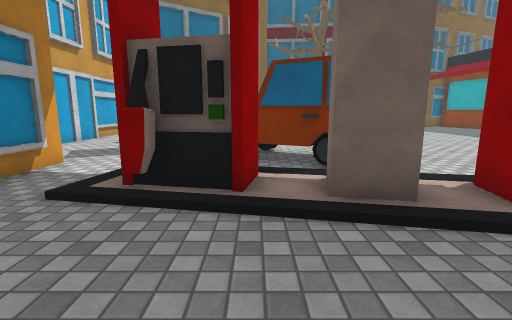
view 1 (above)

23 first-person views from a walk through a scene from a Unity 3-D project. The camera is 1.3 m above the floor, tilts 10° down and sees 85° across. The floor is counted in squares, 1 m on a side. Each view is taken from the middle of a square. On the plan, view 1 faces up. The plan holds only what a view shows up to about 13 squares ahead; the rest is blank. The place goes on beyond the plan. Some animated figures are left out. Surface patterns are stand-ins for the level's own textures.

view 2
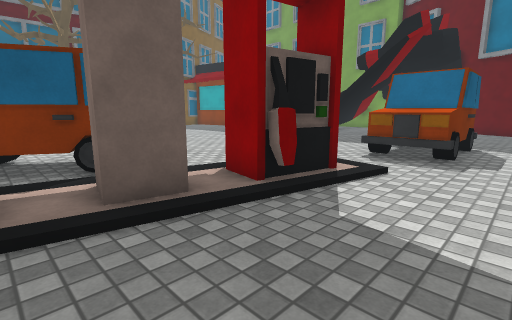

view 3
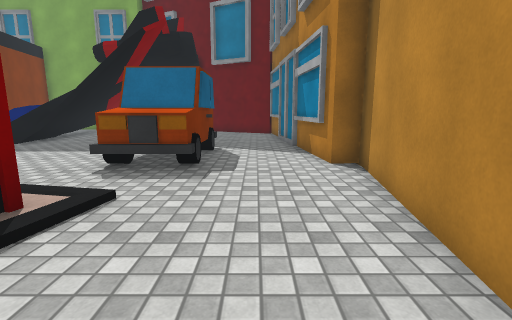

view 4
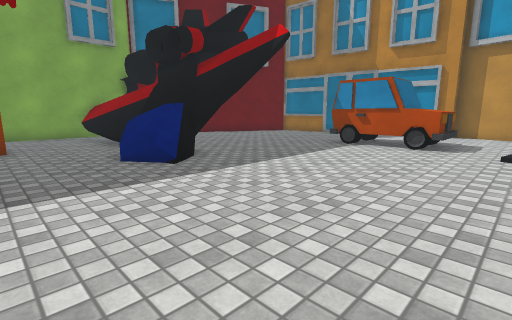

view 5
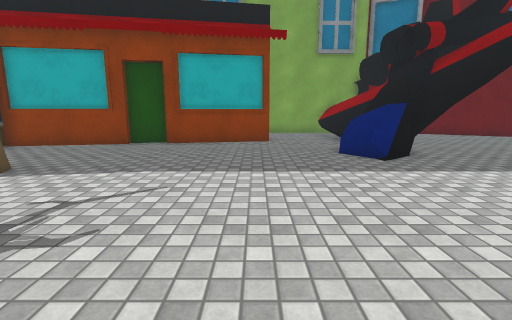

view 6
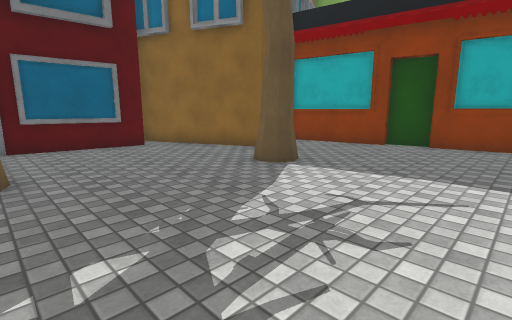

view 7
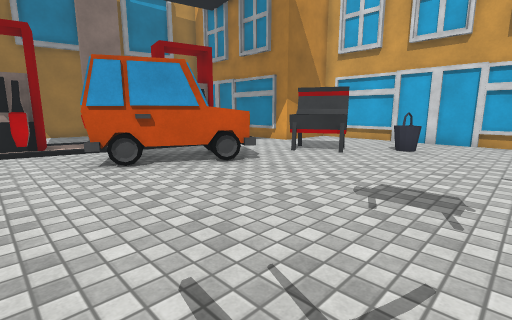

view 8
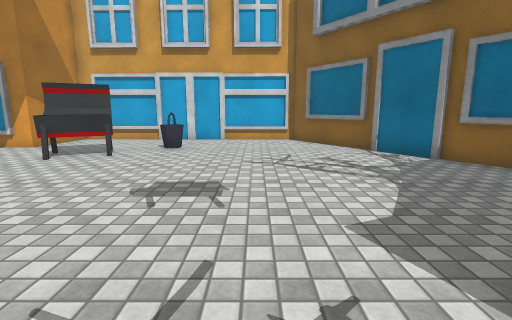

view 9
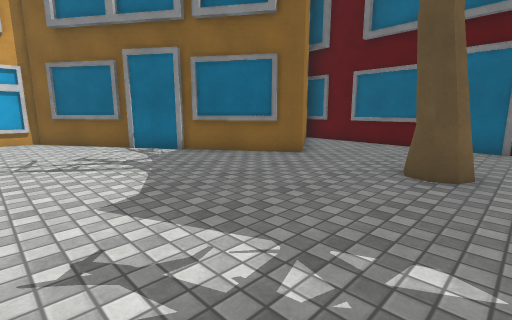

view 10
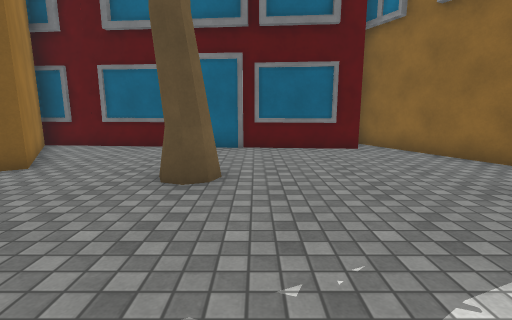

view 11
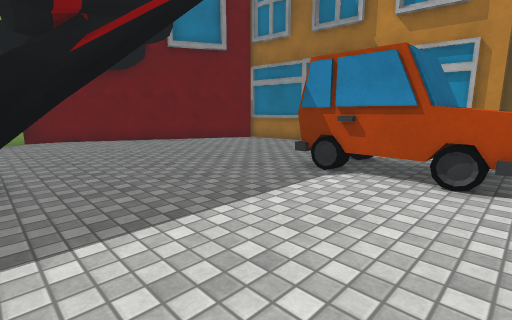

view 12
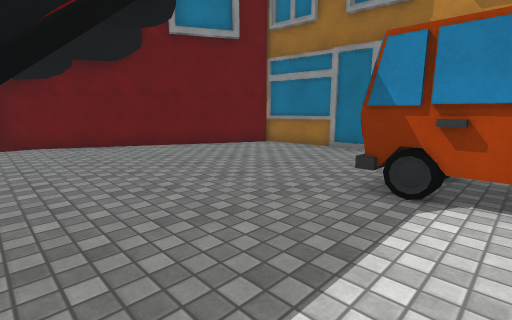

view 13
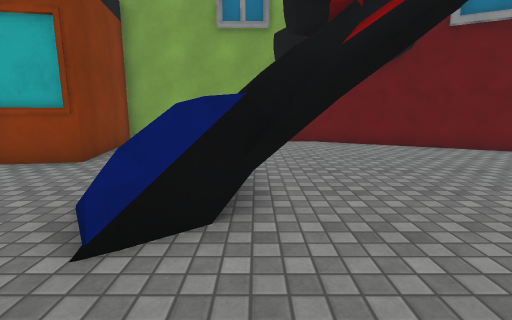

view 14
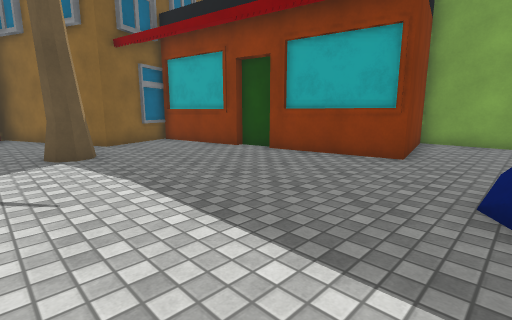

view 15
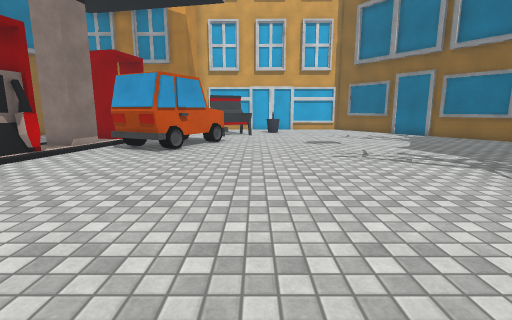

view 16
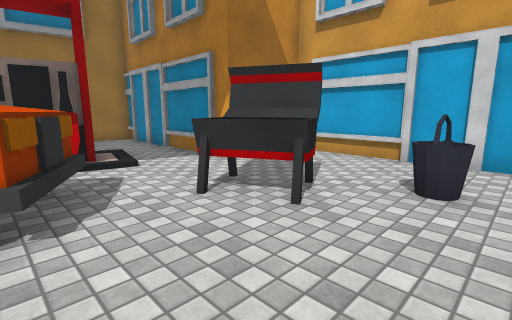

view 17
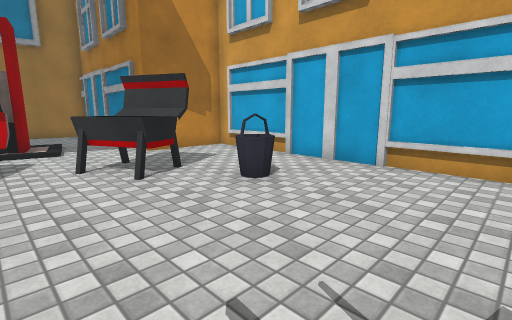

view 18
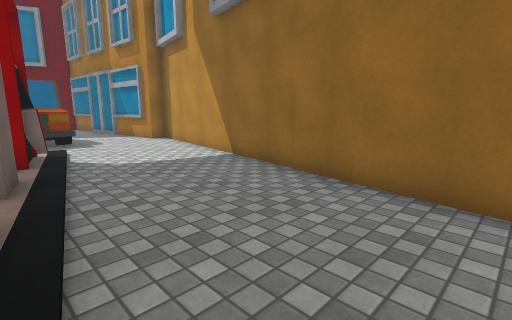

view 19
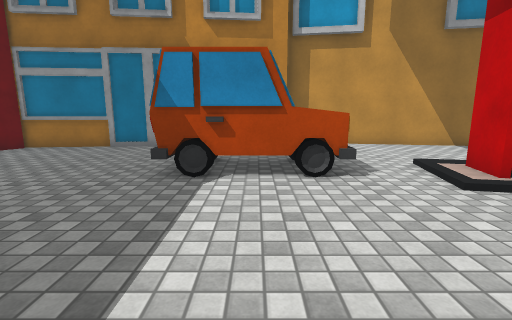

view 20
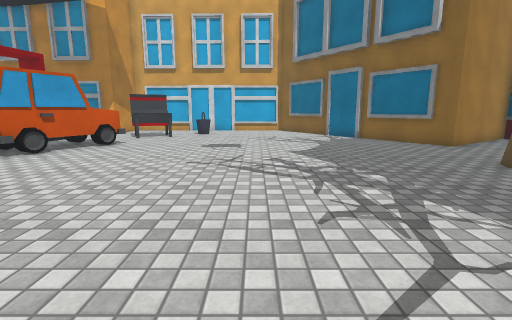

view 21
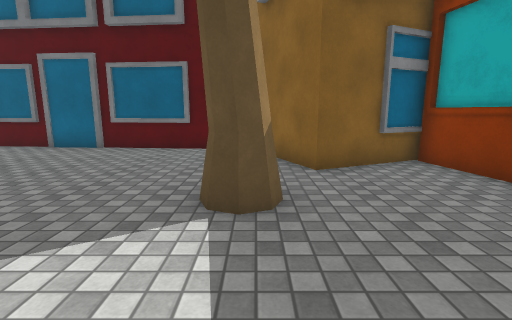

view 22
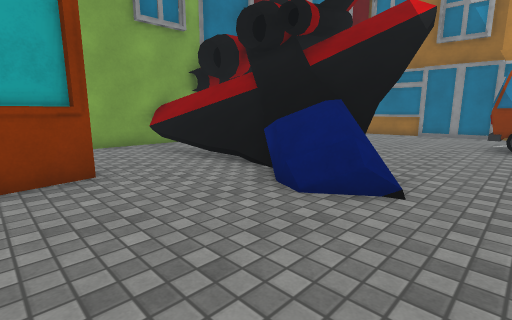

view 23
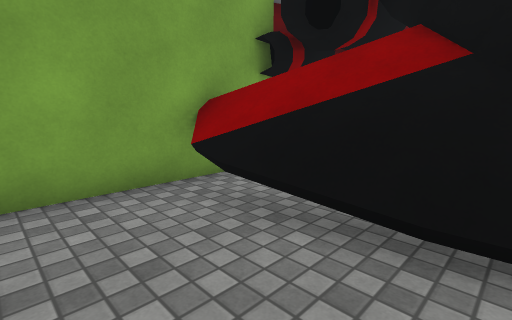

### Floor plan
Key: @ floor where view 1 was taken; # wall or solid block; . floor; / step, stairs or slope; = window, fence, low wall or low ledge; ^ raised ledge; O other object.
Columns run from 8 left of view 1 to 22 right of it. Each row starts with its distance up from view 1.
 27       ###        ###
 26       #..OOO######.#
 25       ##...........##
 24        ##...........#
 23         #...........##OO#
 22         #....O......##..#
 21      ##O....OO..........#
 20     ##O...........OO....#
 19   ###...................##
 18  ##O.....................#
 17 ##.......................#
 16 #........................#
 15 #........................#
 14 O........................######
 13 #.............................O
 12 #..O..........................O
 11 #....................=^=......O
 10 O..OOO..O............^^^^/////O
  9 #...OO.#OOO...........##^#/// O
  8 #......OO OO..........#### ...O
  7 ####....OOOO..................O
  6    #.//# .O...................O
  5    #./#####///...............O#
  4    #./#####.##..O..OO........O
  3    #.....///##/.OOOOO.......##
  2    #........../.OOOOO.......#
  1    #.......................##
  0    ##...@..................#
 -1     ######...........OOOOO##
 -2          ######O.##O#
 -3                 OO

Where each view was taken, in squares from view 1:
view 1: 0 up, 0 right, facing up
view 2: 0 up, 0 right, facing up-right
view 3: 0 up, 2 right, facing right
view 4: 14 up, 6 right, facing down-right
view 5: 14 up, 5 right, facing right
view 6: 15 up, 5 right, facing up-right
view 7: 15 up, 5 right, facing down-left
view 8: 15 up, 5 right, facing left
view 9: 15 up, 6 right, facing up-left
view 10: 16 up, 6 right, facing up
view 11: 9 up, 8 right, facing down-right
view 12: 8 up, 10 right, facing down-right
view 13: 9 up, 10 right, facing right
view 14: 11 up, 9 right, facing up-right
view 15: 11 up, 12 right, facing left
view 16: 13 up, 0 right, facing down-left
view 17: 16 up, 1 left, facing down-left
view 18: 4 up, 4 left, facing down-right
view 19: 9 up, 10 right, facing down
view 20: 15 up, 11 right, facing left
view 21: 16 up, 11 right, facing up
view 22: 15 up, 11 right, facing down-right
view 23: 13 up, 17 right, facing down-right
